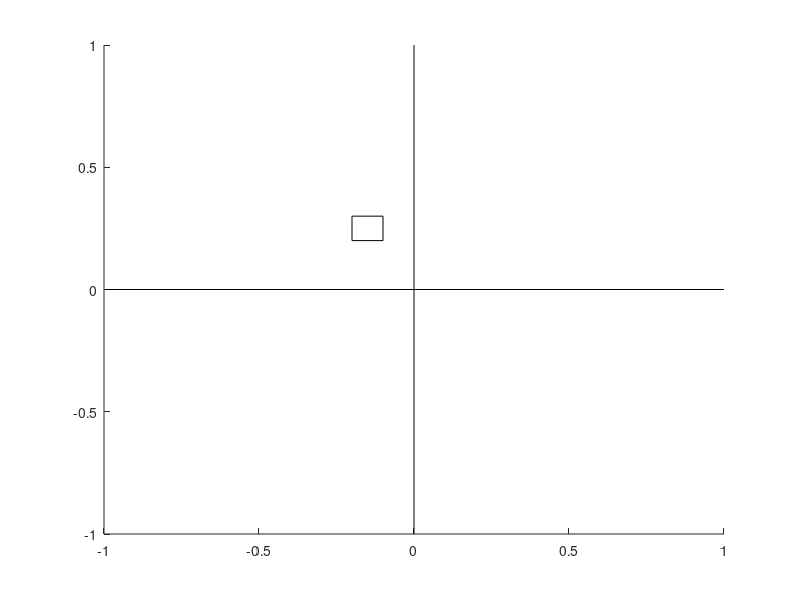

This chart was generated by the following MATLAB code: (Note: this script raises an error after producing the figure.)


%%%%%%%%%%%%%%%%%%%%%%%%%%%% Initialize Figure %%%%%%%%%%%%%%%%%%%%%%%%
xMax = -0.10;
xMin = -0.20;
yMax = 0.30;
yMin = 0.20;
expTime = 5.0;

figure;
hold on;
plot([0,0],[-1,1], '-k');
plot([-1,1],[0,0], '-k');

plot([xMin,xMin],[yMin,yMax], '-k');
plot([xMax,xMax],[yMin,yMax], '-k');
plot([xMin,xMax],[yMin,yMin], '-k');
plot([xMin,xMax],[yMax,yMax], '-k');

ac = ArmController2D;
ac.start;

pause(expTime)

% l_kMeas = [];
% l_kTarget = [];
% l_time = [];
% h = [];
% segment = 6;
% 
% figure;
% axis([0 expTime ac.arm2D.dims.kMin(segment) ac.arm2D.dims.kMax(segment)]) ;
% hold on;
% plot([0, expTime], [0, 0]);
% 
% tic;
% while( toc <= expTime )
%    toc
%    pause(0.010);
%    targets = ac.arm2D.kMeas;
%    targets(segment) = -10.0*sin(toc);
%    ac.arm2D.setTargetCurvatures([targets]);
%    ac.arm2D.gripper2D.setTargetCurvatures(0); 
%    ac.arm2D.actuate();
%    
%    l_kMeas = [l_kMeas,  ac.arm2D.kMeas(segment) ];
%    l_kTarget = [l_kTarget,  ac.arm2D.kTarget(segment) ];
%    l_time = [l_time, toc];
%    
%    delete(h);
%    h = plot(l_time, l_kMeas, 'r', l_time, l_kTarget, 'b', 'LineWidth', 2);
%    drawnow;
% end

ac.stop;
ac.delete;